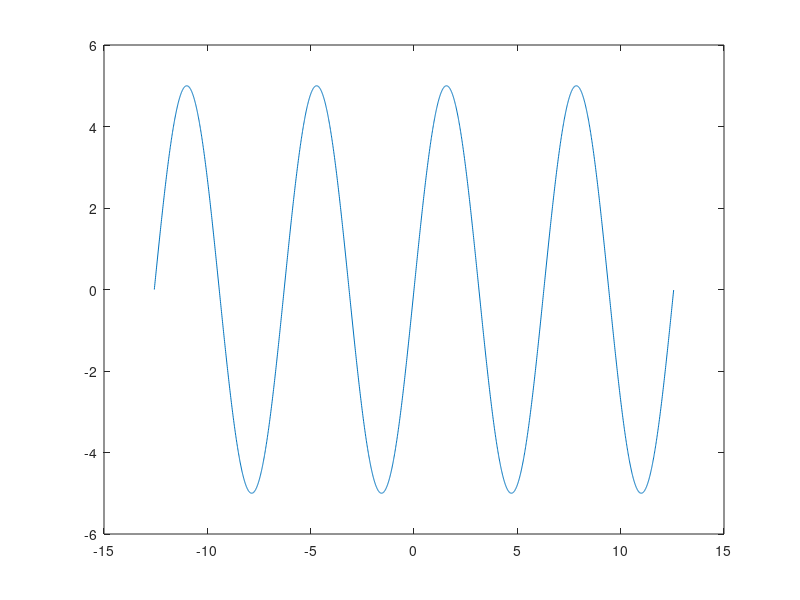

MATLAB code for this plot: (Note: this script raises an error after producing the figure.)
function pure_pursuit()
Kv = 3;
Ki = 0.00001;
Kh = 6;

A = 5;
range = 4*pi;
dt = 0.01;

global running
running = true;

fig = gcf;
set(fig, 'KeyPressFcn', @KeyPressed);

x_traj = -range:dt:range;
y_traj = A*sin(x_traj);
plot(x_traj, y_traj);
hold on;

vehicle = SimpleVehicle(2*range*rand-range, 2*A*rand-A, 2*pi*rand, 1);

des_x = -range;
x = vehicle.x;
y = vehicle.y;
theta = vehicle.theta;

totalError = 0;
T = 0;
d = 10*dt;

while running
    des_y = A*sin(des_x);
    plot(des_x, des_y, 'r.');
    des_theta = atan2(des_x-x, des_y-y);
    des_x = des_x+dt;
    
    error = sqrt((des_x-x)^2+(des_y-y)^2)-d;
    totalError = totalError + error;
    T = T + dt;
    
    theta = theta + Kh*angdiff(des_theta, theta)*dt;
    v = Kv*error + Ki*totalError*T;
    x = x + v*sin(theta)*dt;
    y = y + v*cos(theta)*dt;
    
    vehicle.UpdatePose(x, y, -theta);
    PlotPose(vehicle);
    
    pause(dt);
end

close;

end

function PlotPose(vehicle)
    plot([vehicle.front(1), vehicle.back_right(1)], [vehicle.front(2), vehicle.back_right(2)], 'r-', ...
         [vehicle.back_right(1), vehicle.back_left(1)], [vehicle.back_right(2), vehicle.back_left(2)], 'b-', ...
         [vehicle.back_left(1), vehicle.front(1)], [vehicle.back_left(2), vehicle.front(2)], 'r-');
end

function KeyPressed(~, event)
global running
if strcmp(event.Key, 'escape')
    running = false;
end
end